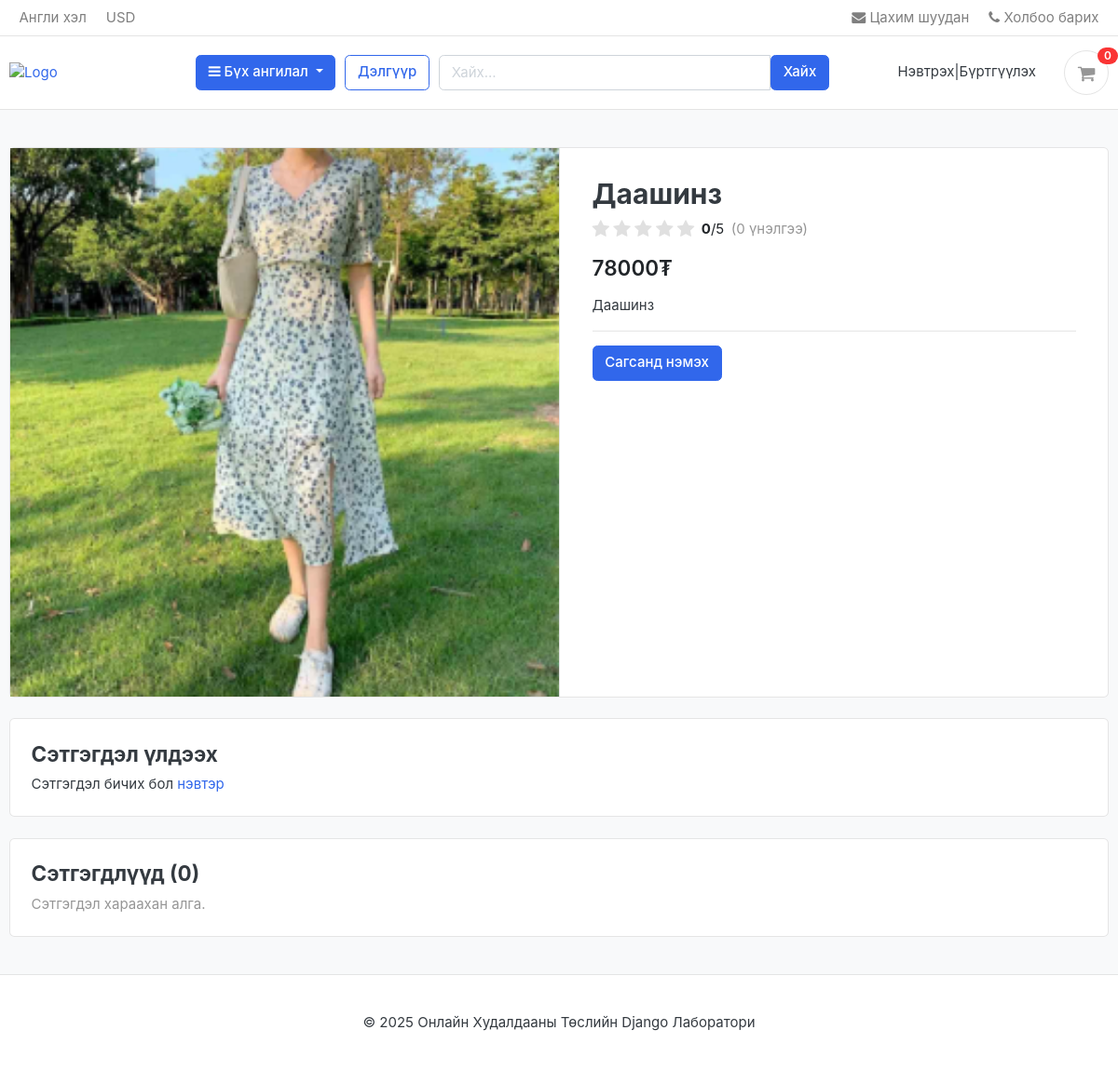
Page /huvcas/daashinz/ on the earlier database version.
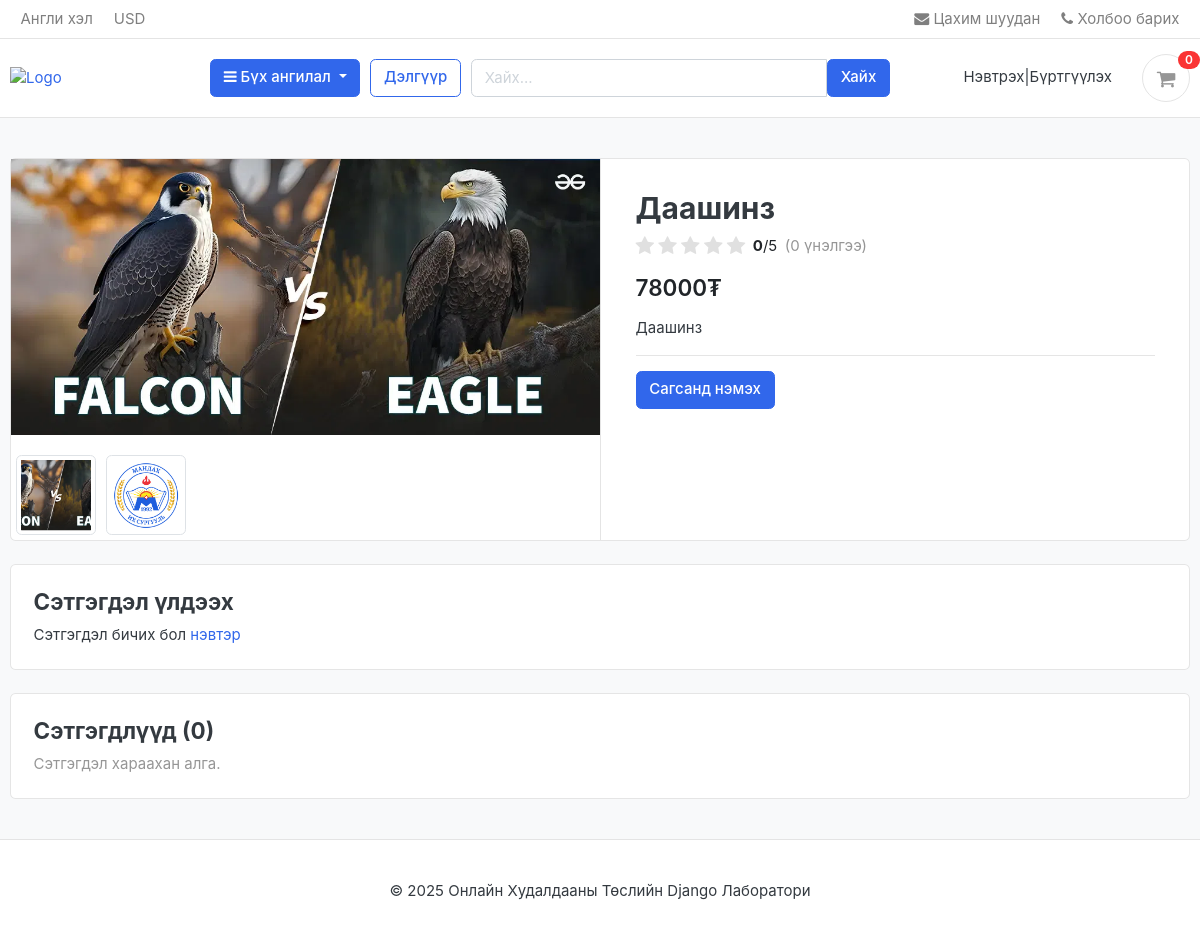
Same page on the later database version.
### shop_app/models.py (models this page shows, shortened)
class Product(models.Model):
    product_name = models.CharField(max_length=200, unique=True)
    slug = models.SlugField(max_length=200, unique=True)
    description = models.TextField(max_length=500, blank=True)
    price = models.IntegerField()
    images = models.ImageField(upload_to='images/products', blank=True, null=True)
    stock = models.IntegerField()
    is_available = models.BooleanField(default=True)
    category = models.ForeignKey(Category, on_delete=models.CASCADE)
    created_date = models.DateTimeField(auto_now_add=True)
    modified_date = models.DateTimeField(auto_now=True)
    class Meta:
        db_table = "tbl_products"

class ImageGallery(models.Model):
    product = models.ForeignKey(Product, on_delete=models.CASCADE, related_name='gallery')
    image = models.ImageField(upload_to='images/products/gallery', max_length=255)
    class Meta:
        db_table = "tbl_product_images"
        verbose_name = "Product Image"
        verbose_name_plural = "Product Images"

### shop_app/views.py (the view)
# urls.py: path("<slug:categorySlug>/<slug:productSlug>/", views.product_detail, name="product_detail"),
def product_detail(request, categorySlug, productSlug):
    category = get_object_or_404(Category, slug=categorySlug)
    product = get_object_or_404(Product, slug=productSlug, category=category)
    comments = ReviewRating.objects.filter(product=product).order_by('-created_date')
    rating_avg = ReviewRating.objects.filter(product=product).aggregate(avg=Avg("rating"))["avg"] or 0
    rating_percent = (rating_avg / 5) * 100 if rating_avg else 0
    for c in comments:
        c.percent = (c.rating / 5) * 100
    context = {
        "single_product": product,
        "comments": comments,
        "rating_avg": round(rating_avg, 2),
        "rating_percent": rating_percent,
        "in_cart": CartItem.objects.filter(cart__id=_cart_id(request), product=product).exists(),
        "product_images": ImageGallery.objects.filter(product=product)
    }
    return render(request, "product-detail.html", context)

### cart_app/context_processors.py (called while the page is built)
def counter(request):
    cart_count = 0
    try:
        cart = Cart.objects.filter(id=_cart_id(request))
        cart_items = CartItem.objects.all().filter(cart = cart[:1])
        for cart_item in cart_items:
            cart_count += cart_item.quantity
    except Cart.DoesNotExist:
        cart_count = 0
    return dict(cart_count = cart_count)

### cart_app/views.py (called while the page is built)
def _cart_id(request):
    cart = request.session.session_key
    if not cart:
        cart = request.session.create()
    return cart

### lab2Template/contextProcessors.py (called while the page is built)
def categoriesProcessor(request):
    categories = Category.objects.all()
    return {'categories': categories}

### shop_app/models.py (called while the page is built)
    def getUrl(self):
        return reverse('categoryDetail', kwargs={'slug': self.slug})

### templates/product-detail.html (shortened to what this page needs)
{% extends "base.html" %}
{% load static %}
{% block content %}
<section class="section-content padding-y bg">
<div class="container">
<div class="card">
  <div class="row no-gutters">
    <aside class="col-md-6">
      <article class="gallery-wrap">
        <div class="position-relative" style="width:100%;">
            {% if product_images and product_images.exists %}
              <img id="main-image" src="{{ product_images.first.image.url }}" class="img-fluid main-image-zoom" style="width:100%;cursor: zoom-in;">
            {% elif single_product.images %}
              <img id="main-image" src="{{ single_product.images.url }}" class="img-fluid main-image-zoom" style="width:100%;cursor: zoom-in;">
            {% else %}
              <img id="main-image" src="{% static 'images/default_product.jpg' %}" class="img-fluid main-image-zoom" style="width:100%;cursor: zoom-in;">
            {% endif %}
        </div>
        {% if product_images and product_images.exists %}
        <div class="d-flex mt-3 flex-wrap">
          {% for img in product_images %}
            <img src="{{ img.image.url }}" data-full="{{ img.image.url }}"
                 class="img-thumbnail thumb-image"
                 style="width:80px;height:80px;object-fit:cover;margin:5px;cursor:pointer;">
          {% endfor %}
        </div>
        {% endif %}
      </article>
    </aside>
    <main class="col-md-6 border-left">
      <article class="content-body">
        <h2 class="title">{{ single_product.product_name }}</h2>
        <div class="rating-display mb-3 d-flex align-items-center">
          <div class="stars-container" data-rating="{{ rating_percent }}">
            <div class="stars-outer">
              <i class="fa fa-star"></i>
              <i class="fa fa-star"></i>
              <i class="fa fa-star"></i>
              <i class="fa fa-star"></i>
              <i class="fa fa-star"></i>
            </div>
          </div>
          <span class="text-dark ml-2"><strong>{{ rating_avg }}</strong>/5</span>
          <span class="text-muted ml-2">({{ comments.count }} үнэлгээ)</span>
        </div>
        <div class="mb-3">
          <var class="price h4">{{ single_product.price }}₮</var>
        </div>
        <p>{{ single_product.description|default:"Мэдээлэл байхгүй" }}</p>
        <hr>
        {% if single_product.stock <= 0 %}
          <button class="btn btn-secondary" disabled>Бараа дууссан</button>
        {% else %}
          {% if in_cart %}
            <a href="#" class="btn btn-success"><i class="fas fa-check"></i> Сагсанд нэмсэн</a>
            <a href="{% url 'cart' %}" class="btn btn-outline-primary">Сагс харах</a>
          {% else %}
            <a href="{% url 'add_cart' single_product.id %}" class="btn btn-primary">Сагсанд нэмэх</a>
          {% endif %}
        {% endif %}
      </article>
    </main>
  </div>
</div>
<div class="card mt-4 p-4">
  <h4>Сэтгэгдэл үлдээх</h4>
  {% if user.is_authenticated %}
  <form method="POST" action="{% url 'submit_review' single_product.id %}">
    {% csrf_token %}
    <div id="rateStars" class="rate-stars mb-3">
      <i class="fa fa-star star" data-val="1"></i>
      <i class="fa fa-star star" data-val="2"></i>
      <i class="fa fa-star star" data-val="3"></i>
      <i class="fa fa-star star" data-val="4"></i>
      <i class="fa fa-star star" data-val="5"></i>
    </div>
    <input type="hidden" name="rate" id="rateInput">
    <input type="text" name="title" class="form-control mb-3" placeholder="Гарчиг (заавал биш)">
    <textarea name="review" class="form-control mb-3" placeholder="Сэтгэгдэл..." rows="3" required></textarea>
    <button class="btn btn-success">Илгээх</button>
  </form>
  {% else %}
  <p>Сэтгэгдэл бичих бол <a href="{% url 'signin' %}">нэвтэр</a></p>
  {% endif %}
</div>
<div class="card mt-4 p-4">
  <h4>Сэтгэгдлүүд ({{ comments.count }})</h4>
  {% for c in comments %}
  <div class="border-bottom py-3">
      <div class="d-flex align-items-start mb-2">
          <div class="mr-3">
              {% if c.user.profile.avatar %}
                <img src="{{ c.user.profile.avatar.url }}" class="rounded-circle" style="width:45px;height:45px;object-fit:cover;">
              {% else %}
                <div class="rounded-circle bg-primary text-white d-flex align-items-center justify-content-center"
                     style="width:45px;height:45px;font-size:20px;font-weight:bold;">
                  {{ c.user.username|first|upper }}
                </div>
              {% endif %}
          </div>
          <div class="flex-grow-1">
              <div class="d-flex align-items-center mb-1">
                  <b class="mr-2">{{ c.user.username }}</b>
                  <div class="stars-container small-stars" data-rating="{{ c.percent }}">
                    <div class="stars-outer">
                      <i class="fa fa-star"></i>
                      <i class="fa fa-star"></i>
                      <i class="fa fa-star"></i>
                      <i class="fa fa-star"></i>
                      <i class="fa fa-star"></i>
                    </div>
                    <div class="stars-inner">
                      <i class="fa fa-star"></i>
                      <i class="fa fa-star"></i>
                      <i class="fa fa-star"></i>
                      <i class="fa fa-star"></i>
                      <i class="fa fa-star"></i>
                    </div>
                  </div>
                  <span class="ml-2 text-muted small">({{ c.rating }})</span>
              </div>
              {% if c.title %}
                <h6 class="mb-1 font-weight-bold">{{ c.title }}</h6>
              {% endif %}
              <p class="mt-2 mb-1">{{ c.review }}</p>
              <small class="text-muted">{{ c.created_at|date:"Y/m/d H:i" }}</small>
          </div>
      </div>
  </div>
  {% empty %}
    <p class="text-muted">Сэтгэгдэл хараахан алга.</p>
  {% endfor %}
</div>
</div>
</section>
{% endblock %}
{% block extra_js %}
<link rel="stylesheet" href="https://cdnjs.cloudflare.com/ajax/libs/font-awesome/4.7.0/css/font-awesome.min.css">
{% endblock %}

### templates/base.html (shortened to what this page needs)
{% load static %}
{% load custom_filters %}
<!DOCTYPE HTML>
<html lang="mn">
   <head>
      <link href="{% static 'css/bootstrap.css' %}" rel="stylesheet" type="text/css"/>
      <link href="{% static 'fonts/fontawesome/css/all.min.css' %}" rel="stylesheet">
      <link href="{% static 'css/ui.css' %}" rel="stylesheet" type="text/css"/>
      <link href="{% static 'css/responsive.css' %}" rel="stylesheet" media="only screen and (max-width: 1200px)" />
   </head>
   <body>
      <header class="section-header">
         <nav class="navbar p-md-0 navbar-expand-sm navbar-light border-bottom">
            <div class="container">
               <div class="collapse navbar-collapse" id="navbarTop4">
                  <ul class="navbar-nav mr-auto">
                     <li class="nav-item dropdown">
                        <a href="#" class="nav-link">Англи хэл</a>
                     </li>
                     <li class="nav-item dropdown">
                        <a href="#" class="nav-link">USD</a>
                     </li>
                  </ul>
                  <ul class="navbar-nav">
                     <li><a href="#" class="nav-link"> <i class="fa fa-envelope"></i> Цахим шуудан </a></li>
                     <li><a href="#" class="nav-link"> <i class="fa fa-phone"></i> Холбоо барих </a></li>
                  </ul>
               </div>
            </div>
         </nav>
         <section class="header-main border-bottom">
            <div class="container">
               <div class="row align-items-center">
                  <div class="col-lg-2 col-md-3 col-6">
                     <a href="/" class="brand-wrap">
                     <img class="logo" src="{% static 'images/logo.jpg' %}" alt="Logo">
                     </a>
                  </div>
                  <div class="col-lg col-sm col-md col-6 flex-grow-0">
                     <div class="category-wrap dropdown d-inline-block float-right">
                        <button class="btn btn-primary dropdown-toggle" data-toggle="dropdown">
                        <i class="fa fa-bars"></i> Бүх ангилал
                        </button>
                     </div>
                  </div>
                  <a href="{% url 'store' %}" class="btn btn-outline-primary">Дэлгүүр</a>
                  <div class="col-lg col-md-6 col-sm-12">
                     <form method="GET" action="{% url 'search' %}" class="form-inline">
                        <div class="input-group w-100">
                           <input type="text" name="keyword" class="form-control" placeholder="Хайх...">
                           <button class="btn btn-primary">Хайх</button>
                        </div>
                     </form>
                  </div>
                  <div class="col-lg-3 col-sm-6 col-8 order-2 order-lg-3">
                     <div class="d-flex justify-content-end mb-3 mb-lg-0">
                        <div class="widget-header d-flex align-items-center">
                             {% if user.is_authenticated %}
                               <a href="{% url 'profile' %}" class="d-inline-flex align-items-center text-decoration-none">
                                 {% if user.account.pro_image %}
                                   <img src="{{ user.account.pro_image.url }}" alt="avatar" class="rounded-circle" style="width:36px;height:36px;object-fit:cover;margin-right:8px;">
                                 {% else %}
                                   <img src="{% static 'images/avatars/avatar1.jpg' %}" alt="avatar" class="rounded-circle" style="width:36px;height:36px;object-fit:cover;margin-right:8px;">
                                 {% endif %}
                                 <span class="me-2">Сайн уу, {{ user.first_name|default:user.username }}</span>
                               </a>
                               <span class="dark-transp   me-2"> | </span>
                               <a href="{% url 'logout' %}"> Гарах</a>
                             {% else %}
                               <a href="{% url 'signin' %}"> Нэвтрэх</a>
                               <span class="dark-transp me-2"> | </span>
                               <a href="{% url 'register' %}"> Бүртгүүлэх</a>
                             {% endif %}
                         </div>
                        <a href="{% url 'cart' %}" class="widget-header pl-3 ml-3">
                           <div class="icon icon-sm rounded-circle border">
                              <i class="fa fa-shopping-cart"></i>
                           </div>
                           <span class="badge badge-pill badge-danger notify">{{ cart_count }}</span>
                        </a>
                     </div>
                  </div>
               </div>
            </div>
         </section>
      </header>
      <main>
         {% block content %}{% endblock %}
      </main>
      <footer class="section-footer border-top padding-y">
         <div class="container">
            <p class="text-center"> &copy; 2025 Онлайн Худалдааны Төслийн Django Лаборатори</p>
         </div>
      </footer>
      {% block extra_js %}{% endblock %}
   </body>
</html>

### static/css/ui.css (style rules this page uses)
html { font-family: "Inter", sans-serif; font-size: 15px; }
.content-body { flex: 1 1 auto; padding: 2rem 2.3rem; }
.icon-xs, .icon-sm, .icon-md, .icon-lg { display: inline-block; text-align: center; flex-shrink: 0; flex-grow: 0; }
.icon-sm { width: 48px; height: 48px; line-height: 48px !important; font-size: 20px; }
.padding-y { padding-top: 40px; padding-bottom: 40px; }
var { font-style: normal; }
article:after, .form-group:after { display: block; clear: both; content: ""; }
.bg { background-color: #f8f9fa; }
p:last-child { margin-bottom: 0; }
.header-main { position: relative; padding-top: 1rem; padding-bottom: 1rem; }
.brand-wrap .logo, .navbar-brand .logo { margin-right: 7px; max-height: 42px; display: inline-block; }
.widget-header { display: inline-block; vertical-align: middle; position: relative; }
.widget-header a { color: #343a40; }
.widget-header i { color: #969696; }
.widget-header .notify { position: absolute; top: -3px; right: -10px; }
.notify { position: absolute; top: -4px; right: -10px; display: inline-block; padding: 0.25em 0.6em; font-size: 12px; line-height: 1; text-align: center; border-radius: 3rem; color: #fff; background-color: #fa3434; }
.price { font-weight: 600; color: #212529; }

### templates/product-detail.html (style rules this page uses)
.stars-container { position: relative; display: inline-block; line-height: 1; }
.stars-outer { position: relative; display: inline-block; }
.stars-outer i { color: #e0e0e0; font-size: 20px; }

Differences in the rows shown:
added ImageGallery: first.image (picture), image (picture)
added ImageGallery: image (picture)
